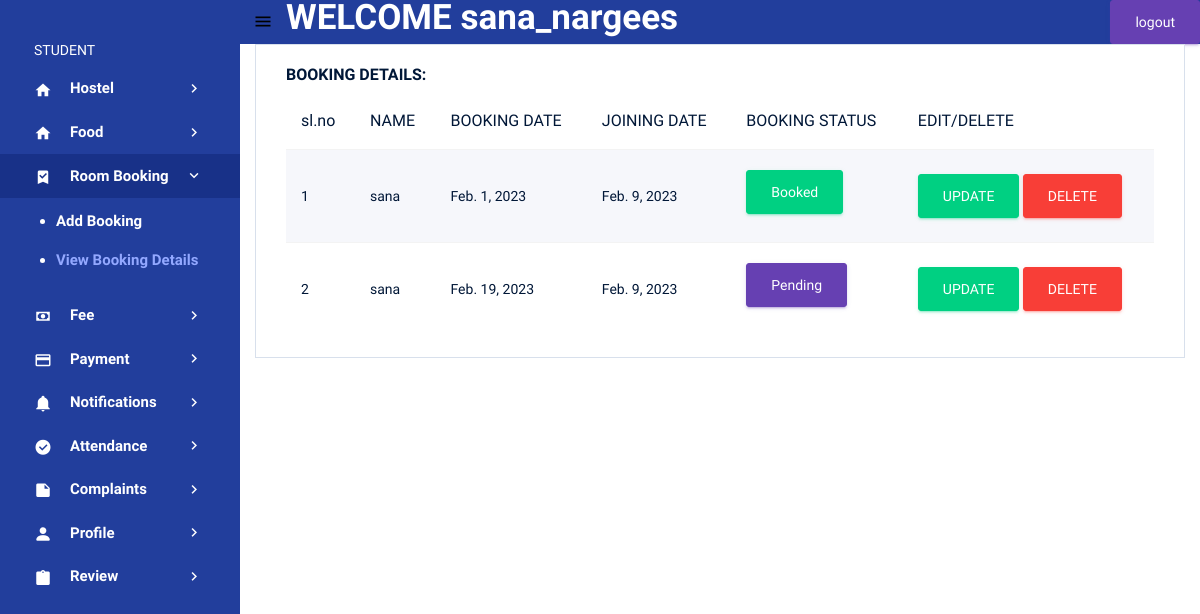
/view_student_booking (signed in), run on an earlier commit of the app's database.
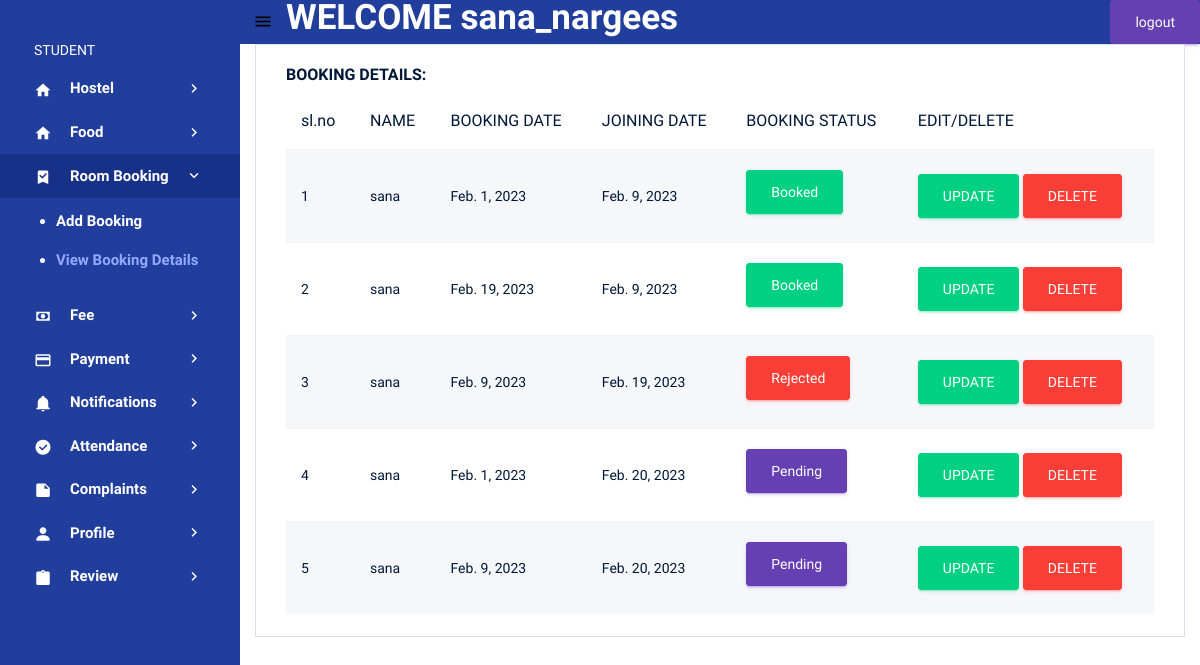
And on a later commit of the database.
### pythonapp/models.py (models this page shows, shortened)
class Booking(models.Model):
    name = models.ForeignKey(Student_Registration, on_delete=models.DO_NOTHING)
    booking_date = models.DateField()
    joining_date = models.DateField()
    booking_status = models.IntegerField(default=0)

class Student_Registration(models.Model):
    user = models.OneToOneField(Login_view,on_delete=models.CASCADE,related_name='student',null=True)
    name=models.CharField(max_length=200)
    registration_id=models.CharField(max_length=25)
    email=models.EmailField()
    phone=models.IntegerField()
    address=models.CharField(max_length=200)
    approval_status = models.IntegerField(default=0)
    student_image = models.ImageField(upload_to='image')
    def __str__(self):
        return self.name

### pythonapp/student.py (the view)
# urls.py: path('view_student_booking',student.view_student_booking,name='view_student_booking'),
@login_required(login_url='log')
def view_student_booking(request):
    u = Student_Registration.objects.get(user=request.user)
    data = Booking.objects.filter(name=u)
    return render(request, 'stud_booking_details.html', {'data': data})

### templates/stud_booking_details.html
{% extends 'student.html' %}
{% load crispy_forms_tags %}
{% block content %}
<div class="col-lg-12 grid-margin stretch-card">
              <div class="card">
                <div class="card-body">
                  <h4 class="card-title">BOOKING DETAILS:</h4>
                  <div class="table-responsive">
                    <table class="table table-striped">
                      <thead>
                        <tr>
                            <th>sl.no</th>
                            <th>NAME</th>
                            <th>BOOKING DATE</th>
                            <th>JOINING DATE</th>
                            <th>BOOKING STATUS</th>
                            <th>EDIT/DELETE</th>
                        </tr>
                      </thead>
                      <tbody>
                      {% for i in data %}
                        <tr>
                         <td>{{forloop.counter}}</td>
                         <td>{{i.name}}</td>
                         <td>{{i.booking_date}}</td>
                            <td>{{i.joining_date}}</td>
                         <td>
                            {% if i.booking_status == 0 %}
                                <p class="btn btn-primary">Pending</p>
                              {% elif i.booking_status == 1 %}
                                <p class="btn btn-success">Booked</p>
                                {% elif i.booking_status == 2 %}
                                <p class="btn btn-danger" >Rejected</p>
                                {% endif %}
                         </td>
                            <td> <a href = "{% url 'student_booking_update' i.id %}" class="btn btn-success">UPDATE</a>
                           <a href = "{% url 'student_booking_delete' i.id %}" class="btn btn-danger">DELETE</a>
                          </td>
                      {% endfor %}
                      </tbody>
                    </table>
                  </div>
                </div>
              </div>
            </div>
{% endblock %}

### templates/student.html (shortened to what this page needs)
<!DOCTYPE html>
{% load static %}
<html lang="en">
<head>
  <link rel="stylesheet" href="{% static 'staticadmin/vendors/mdi/css/materialdesignicons.min.css' %}">
  <link rel="stylesheet" href="{% static 'staticadmin/vendors/css/vendor.bundle.base.css' %}">
  <link rel="stylesheet" href="{% static 'staticadmin/css/style.css' %}">
   <link rel="stylesheet" href="https://cdn.jsdelivr.net/npm/bootstrap-icons@1.10.2/font/bootstrap-icons.css">
</head>
<body>
  <div class="container-scroller d-flex">
       <nav class="sidebar sidebar-offcanvas" id="sidebar">
      <ul class="nav">
        <li class="nav-item sidebar-category">
          <p>STUDENT</p>
        </li>
         <li class="nav-item">
          <a class="nav-link" data-toggle="collapse" href="#ui-basi" aria-expanded="false" aria-controls="ui-basic">
            <i class="mdi mdi-home menu-icon"></i>
            <span class="menu-title">Hostel</span>
            <i class="menu-arrow"></i>
          </a>
        </li>
        <li class="nav-item">
          <a class="nav-link" data-toggle="collapse" href="#ui-basi15" aria-expanded="false" aria-controls="ui-basic">
            <i class="mdi mdi-home menu-icon"></i>
            <span class="menu-title">Food</span>
            <i class="menu-arrow"></i>
          </a>
        </li>
        <li class="nav-item">
            <a class="nav-link" data-toggle="collapse" href="#ui-basi7" aria-expanded="false" aria-controls="ui-basic">
              <i class="mdi mdi-bookmark-check menu-icon"></i>
              <span class="menu-title">Room Booking</span>
              <i class="menu-arrow"></i>
            </a>
            <div class="collapse" id="ui-basi7">
              <ul class="nav flex-column sub-menu">
                <li class="nav-item"> <a class="nav-link" href="{% url 'add_student_booking' %}">Add Booking </a></li>
               <li class="nav-item"> <a class="nav-link" href="{% url 'view_student_booking' %}">View Booking Details </a></li>
              </ul>
            </div>
          </li>
<li class="nav-item">
          <a class="nav-link" data-toggle="collapse" href="#ui-basi1" aria-expanded="false" aria-controls="ui-basic">
            <i class="mdi mdi-cash menu-icon"></i>
            <span class="menu-title">Fee</span>
            <i class="menu-arrow"></i>
          </a>
        </li>
<li class="nav-item">
          <a class="nav-link" data-toggle="collapse" href="#ui-basi2" aria-expanded="false" aria-controls="ui-basic">
            <i class="mdi mdi-credit-card menu-icon"></i>
            <span class="menu-title">Payment</span>
            <i class="menu-arrow"></i>
          </a>
        </li>
        <li class="nav-item">
          <a class="nav-link" data-toggle="collapse" href="#ui-basi3" aria-expanded="false" aria-controls="ui-basic">
            <i class="mdi mdi-bell menu-icon"></i>
            <span class="menu-title">Notifications</span>
            <i class="menu-arrow"></i>
          </a>
        </li>
        <li class="nav-item">
          <a class="nav-link" data-toggle="collapse" href="#auth" aria-expanded="false" aria-controls="auth">
            <i class="mdi mdi-check-circle menu-icon"></i>
            <span class="menu-title">Attendance</span>
            <i class="menu-arrow"></i>
          </a>
        </li>
        <li class="nav-item">
            <a class="nav-link" data-toggle="collapse" href="#ui-bas" aria-expanded="false" aria-controls="ui-basic">
              <i class="mdi mdi-note menu-icon"></i>
              <span class="menu-title">Complaints</span>
              <i class="menu-arrow"></i>
            </a>
          </li>
        <li class="nav-item">
          <a class="nav-link" data-toggle="collapse" href="#ui-basi5" aria-expanded="false" aria-controls="ui-basic">
            <i class="bi bi-person-fill menu-icon"></i>
            <span class="menu-title">Profile</span>
            <i class="menu-arrow"></i>
          </a>
        </li>
        <li class="nav-item">
          <a class="nav-link" data-toggle="collapse" href="#ui-basi8" aria-expanded="false" aria-controls="ui-basic">
            <i class="mdi mdi-clipboard menu-icon"></i>
            <span class="menu-title">Review</span>
            <i class="menu-arrow"></i>
          </a>
        </li>
      </ul>
    </nav>
    <div class="container-fluid page-body-wrapper" >
        <div class="navbar-menu-wrapper d-flex align-items-center justify-content-end" style="background-color:#223e9c;" >
          <button class="navbar-toggler navbar-toggler align-self-center" type="button" data-toggle="minimize">
            <span class="mdi mdi-menu"  ></span>
          </button>
          <div class="navbar-brand-wrapper">
              <h1 style="color:white;">WELCOME  {{request.user}}</h1>
          </div>
<a class="btn btn-primary" style="margin-left:auto;" href="{% url 'view_logout_student' %}">logout</a>
  </div>
{% block content %}
             {% endblock %}
    </div>
  </div>
</body>
</html>

What changed in the data, as far as the page shows it:
changed Booking (number 2 of 5 on the later page): booking_status "Pending" → "Booked"
added Booking: name "sana", booking_date "Feb. 9, 2023", joining_date "Feb. 19, 2023", booking_status "Rejected"
added Booking: name "sana", booking_date "Feb. 1, 2023", joining_date "Feb. 20, 2023", booking_status "Pending"
added Booking: name "sana", booking_date "Feb. 9, 2023", joining_date "Feb. 20, 2023", booking_status "Pending"
